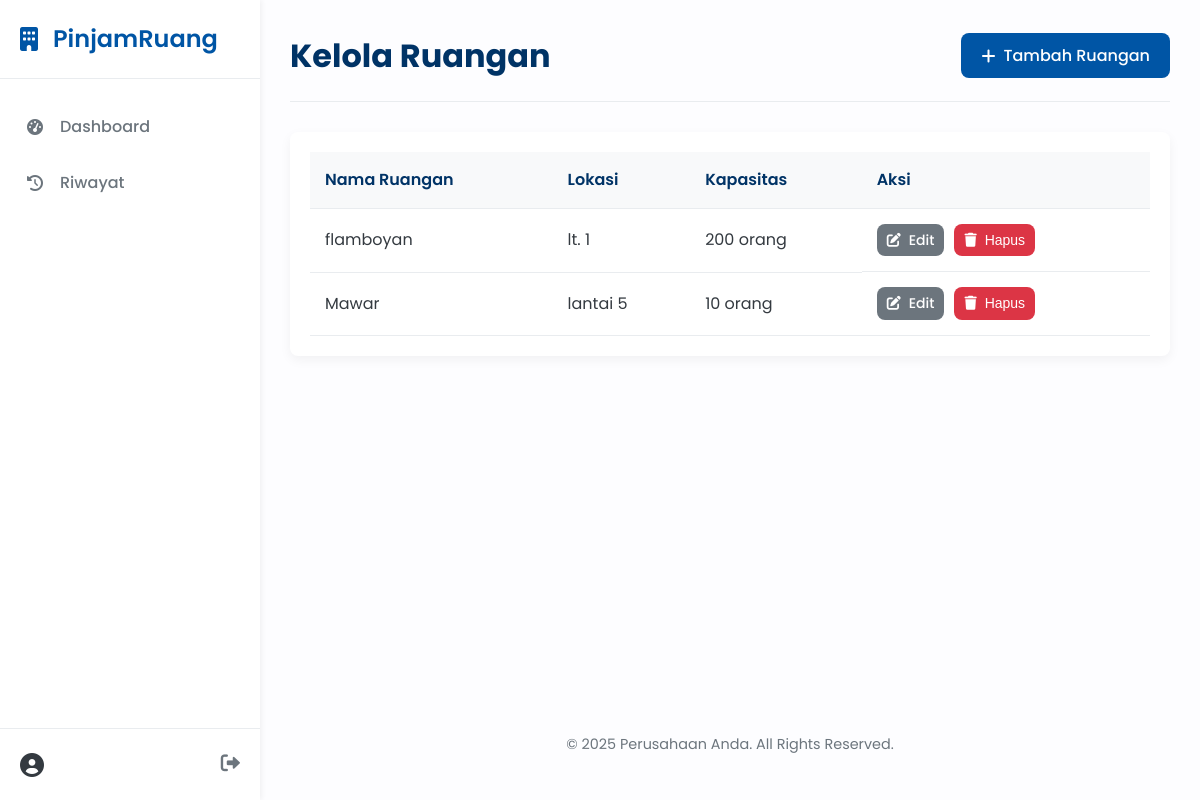
The page /manage-rooms (signed in) on the database as committed earlier.
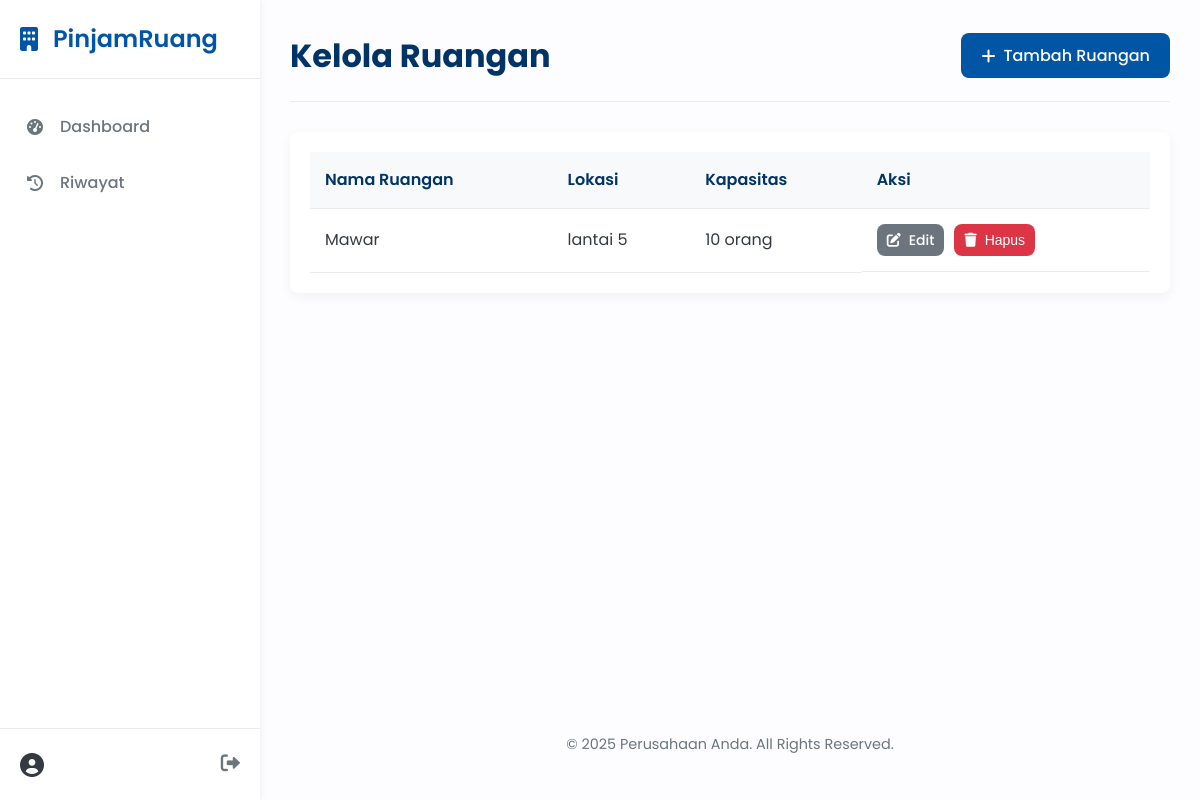
The same page on the database as committed later.
### app.py (models this page shows)
class Room(db.Model):
    id = db.Column(db.Integer, primary_key=True)
    name = db.Column(db.String(100), unique=True, nullable=False)
    capacity = db.Column(db.Integer, nullable=False)
    location = db.Column(db.String(100))
    facilities = db.Column(db.Text)
    bookings = db.relationship('Booking', backref='room', lazy=True)

### app.py (the view)
@app.route('/manage-rooms')
@login_required
@admin_required
def manage_rooms():
    rooms = Room.query.order_by(Room.id).all()
    return render_template('manage_rooms.html', rooms=rooms)

### app.py (called while the page is built)
def login_required(view):
    @functools.wraps(view)
    def wrapped_view(**kwargs):
        if g.user is None:
            flash('Anda harus login untuk mengakses halaman ini.', 'warning')
            return redirect(url_for('login'))
        return view(**kwargs)
    return wrapped_view

def admin_required(view):
    @functools.wraps(view)
    def wrapped_view(**kwargs):
        if not g.user or not g.user.is_admin:
            flash('Anda tidak memiliki hak akses ke halaman ini.', 'danger')
            return redirect(url_for('dashboard'))
        return view(**kwargs)
    return wrapped_view

@app.before_request
def load_logged_in_user():
    user_id = session.get('user_id')
    g.user = User.query.get(user_id) if user_id else None

@app.context_processor
def inject_current_year():
    return {'current_year': datetime.utcnow().year}

### templates/manage_rooms.html (shortened to what this page needs)
{% extends "base.html" %}
{% block content %}
<div class="page-header">
    <h1>Kelola Ruangan</h1>
    <a href="{{ url_for('add_room') }}" class="btn btn-primary"><i class="fas fa-plus"></i> Tambah Ruangan</a>
</div>
<div class="table-container">
    <table class="data-table">
        <thead>
            <tr>
                <th>Nama Ruangan</th>
                <th>Lokasi</th>
                <th>Kapasitas</th>
                <th>Aksi</th>
            </tr>
        </thead>
        <tbody>
            {% for room in rooms %}
            <tr>
                <td>{{ room.name }}</td>
                <td>{{ room.location }}</td>
                <td>{{ room.capacity }} orang</td>
                <td class="action-buttons">
                    <a href="{{ url_for('edit_room', room_id=room.id) }}" class="btn btn-secondary btn-sm"><i class="fas fa-edit"></i> Edit</a>
                    <button class="btn btn-danger btn-sm" onclick="openDeleteModal({{ room.id }}, '{{ room.name }}')"><i class="fas fa-trash"></i> Hapus</button>
                </td>
            </tr>
            {% else %}
            <tr>
                <td colspan="4">Belum ada data ruangan.</td>
            </tr>
            {% endfor %}
        </tbody>
    </table>
</div>
{% endblock %}

Rows that differ between the two databases and show on the page:
removed Room: name "flamboyan", location "lt. 1", capacity "200"
